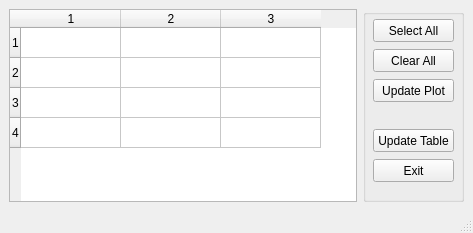
<?xml version="1.0" encoding="UTF-8"?>
<ui version="4.0">
 <class>MainWindowLegend</class>
 <widget class="QMainWindow" name="MainWindowLegend">
  <property name="geometry">
   <rect>
    <x>0</x>
    <y>0</y>
    <width>473</width>
    <height>233</height>
   </rect>
  </property>
  <property name="windowTitle">
   <string>Legend Manager</string>
  </property>
  <widget class="QWidget" name="centralwidget">
   <layout class="QHBoxLayout" name="horizontalLayout">
    <item>
     <widget class="QTableWidget" name="tableWidgetLegend">
      <property name="minimumSize">
       <size>
        <width>331</width>
        <height>161</height>
       </size>
      </property>
      <property name="rowCount">
       <number>4</number>
      </property>
      <property name="columnCount">
       <number>3</number>
      </property>
      <row/>
      <row/>
      <row/>
      <row/>
      <column>
       <property name="text">
        <string>1</string>
       </property>
      </column>
      <column/>
      <column/>
      <item row="0" column="1">
       <property name="text">
        <string/>
       </property>
      </item>
     </widget>
    </item>
    <item>
     <widget class="QGroupBox" name="groupBox">
      <property name="minimumSize">
       <size>
        <width>101</width>
        <height>181</height>
       </size>
      </property>
      <property name="title">
       <string/>
      </property>
      <widget class="QPushButton" name="pushButtonExit">
       <property name="geometry">
        <rect>
         <x>10</x>
         <y>150</y>
         <width>81</width>
         <height>23</height>
        </rect>
       </property>
       <property name="text">
        <string>Exit</string>
       </property>
      </widget>
      <widget class="QPushButton" name="pushButtonSelectAll">
       <property name="geometry">
        <rect>
         <x>10</x>
         <y>10</y>
         <width>81</width>
         <height>23</height>
        </rect>
       </property>
       <property name="text">
        <string>Select All</string>
       </property>
      </widget>
      <widget class="QPushButton" name="pushButtonUpdatePlot">
       <property name="geometry">
        <rect>
         <x>10</x>
         <y>70</y>
         <width>81</width>
         <height>23</height>
        </rect>
       </property>
       <property name="text">
        <string>Update Plot</string>
       </property>
      </widget>
      <widget class="QPushButton" name="pushButtonRefresh">
       <property name="geometry">
        <rect>
         <x>10</x>
         <y>120</y>
         <width>81</width>
         <height>23</height>
        </rect>
       </property>
       <property name="text">
        <string>Update Table</string>
       </property>
      </widget>
      <widget class="QPushButton" name="pushButtonClearAll">
       <property name="geometry">
        <rect>
         <x>10</x>
         <y>40</y>
         <width>81</width>
         <height>23</height>
        </rect>
       </property>
       <property name="text">
        <string>Clear All</string>
       </property>
      </widget>
     </widget>
    </item>
   </layout>
  </widget>
  <widget class="QMenuBar" name="menubar">
   <property name="geometry">
    <rect>
     <x>0</x>
     <y>0</y>
     <width>473</width>
     <height>21</height>
    </rect>
   </property>
  </widget>
  <widget class="QStatusBar" name="statusbar"/>
 </widget>
 <resources/>
 <connections/>
</ui>
